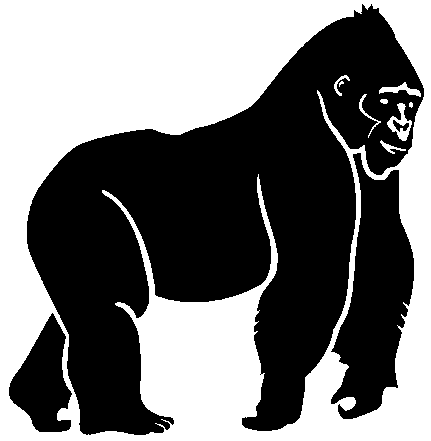
#> input picture Harambe.bmp, 431 x 441 px
$ jupyter execute --allow-errors BeamPropagation.ipynb   (shell and % lines are left out)
#> lines starting #> are read from the running program, lines starting #| are printed output that depends on the picture; after the words box and inside, x2 and y2 are one past the last pixel; in counts of white or black regions, pixels touching at a corner belong together
[cell 1]
import numpy as np
from numpy.fft import fft, ifft, fft2, ifft2, fftshift, ifftshift, fftfreq, fft
import matplotlib.pyplot as plt
import math
import imageio  # for GS algorithm test

# Define Propagator Object

[cell 2]
class Propagate():
    def __init__(self, wl, dat, x, y, z0):
        self.wl = wl
        self._dat = dat.astype(np.complex128)
        self.ndim = dat.ndim
        self.x = x
        self.y = y
        self.z0 = z0
        self.fx = fftfreq(x.size, x[1] - x[0])[:, np.newaxis]
        self.fy = fftfreq(y.size, y[1] - y[0])[np.newaxis, :]

    @property
    def dat(self):
        return np.copy(self._dat)

    @dat.setter
    def dat(self, newdat):
        self._dat = np.copy(newdat)

    def mask(self, mask):
        self._dat *= mask

    def lens(self, f):
        mask = np.exp(-1j*np.pi*(self.x[:, np.newaxis]**2 + self.y[np.newaxis, :]**2)/(self.wl*f))
        self.mask(mask)

    def propagate(self, z):
        kmat = fft2(fftshift(self._dat))
        tf = np.exp(1j*2*np.pi*np.sqrt(1/self.wl**2 - self.fx**2 - self.fy**2 + 0j)*(z - self.z0))
        kmat *= tf
        self._dat = ifftshift(ifft2(kmat))
        return self.dat

    def plot(self, fig=None, ax=None, **plotparams):
        if fig is None and ax is None:
            fig, ax = plt.subplots(1)
        ax.imshow(np.abs(self._dat.T)**2, extent=(self.x[0], self.x[-1], self.y[0], self.y[-1]), origin='lower', **plotparams)
        return fig, ax

# Test Propagator (Focus Gaussian beam)

[cell 3]
sigma = 1
x = np.linspace(-6*sigma, 6*sigma, 2**8)
y = np.linspace(-6*sigma, 6*sigma, 2**8)
X, Y = np.meshgrid(x, y, indexing='ij')
dat = np.exp(-(X**2 + Y**2)/(2*sigma**2))

[cell 4]
sim = Propagate(0.1, dat, x, y, 0)
sim.plot()
sim.lens(10)
sim.propagate(10)
sim.plot()
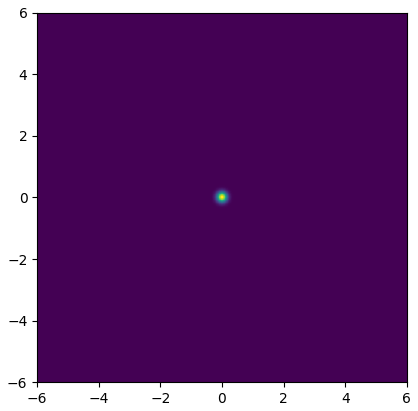
#> figure drawn by matplotlib, 1 panel

# Place aperture in beam

[cell 5]
dat_circle = np.copy(dat)
dat_circle[np.sqrt(X**2 + Y**2) > 0.5*sigma] = 0
sim = Propagate(0.1, dat_circle, x, y, 0)
sim.plot()
sim.lens(10)
sim.propagate(10)
sim.plot(clim=(0, 0.2))

# GS Algorithm Proof of Concept

[cell 6]
target = ~imageio.imread('Harambe.bmp')
#> target: shape (441, 431) bool; 53% white; 9 black regions (2 under 20 px), largest, box (x1, y1, x2, y2) and area: (0, 0, 431, 441) 88302, (387, 103, 412, 141) 366, (379, 82, 421, 97) 239
plt.imshow(target)
source = np.ones(target.shape)
source = source/np.sum(np.abs(source)**2)*np.sum(np.abs(target)**2)
#> source: shape (441, 431) float64; every value is 0.53

[cell 7]
Nattempts = 200
target_F = fftshift(target)
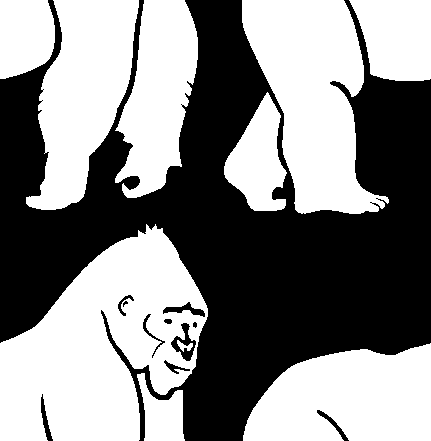
#> target_F: shape (441, 431) bool; 53% white; 11 black regions (2 under 20 px), largest, box (x1, y1, x2, y2) and area: (0, 0, 431, 441) 87930, (171, 323, 196, 361) 366, (163, 302, 205, 317) 239
source_F = fftshift(source)
target_FT = fft2(target_F)
source_FT = fft2(source_F)
target_A = np.abs(target_FT)
target_P = np.angle(target_FT)
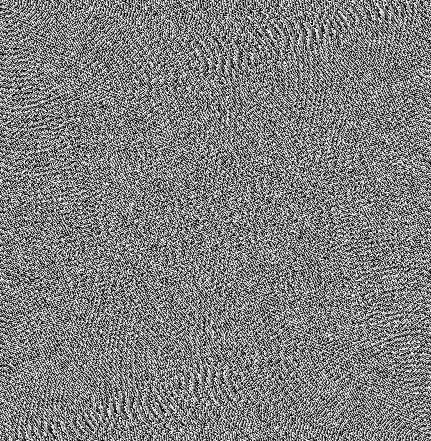
#> target_P: shape (441, 431) float64; min -3.14, max 3.14, mean 2.54e-17; drawn with min black and max white
source_A = np.abs(source_FT)
source_P = np.angle(source_FT)
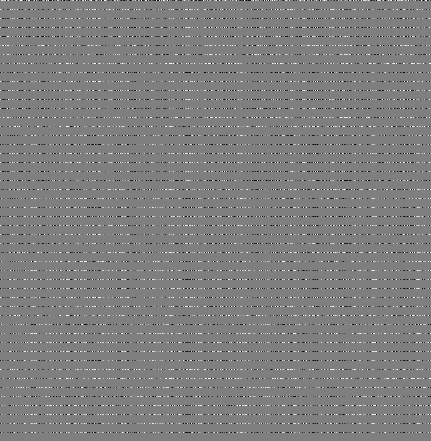
#> source_P: shape (441, 431) float64; min -3.14, max 3.14, mean 0.00295; drawn with min black and max white
a = ifft2(target_F)
for i in range(Nattempts):
    b = source_F * np.exp(1j*np.angle(a))
    c = fft2(b)
    d = target_F * np.exp(1j*np.angle(c))
    a = ifft2(d)

[cell 8]
x = ifftshift(fft2(source * np.exp(1j*np.angle(a))))
plt.imshow(np.abs(x)**2)
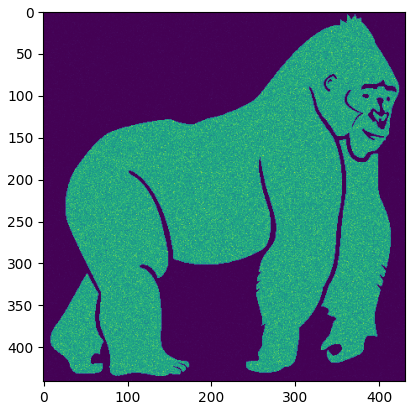
#> figure drawn by matplotlib, 1 panel

[cell 9]
a_binary = np.copy(a)
a_binary[np.abs(np.angle(a)) < np.pi/2] = 0
a_binary[np.abs(np.angle(a)) > np.pi/2] = -1

[cell 10]
x = ifftshift(fft2(source * np.exp(1j*np.angle(a_binary))))
plt.imshow(np.abs(x)**2)
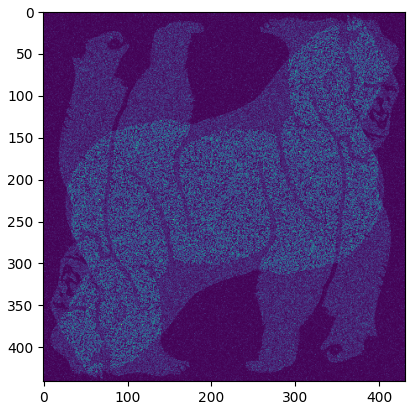
#> figure drawn by matplotlib, 1 panel

# Boring stuff

[cell 11]
def getfwhm(x, y):
    argmax = np.argmax(y)
    arghalfmax = np.argmin(np.abs(y - np.max(y)/2))
    return 2*np.abs(x[argmax] - x[arghalfmax])
wl = 177e-6
fwhm = 1
f = 300

x = np.linspace(-4*fwhm, 4*fwhm, 2**22)
sigma = fwhm/(2*np.sqrt(2*np.log(2)))
dat_in = np.exp(-x**2/(2*sigma**2))

fx = fftfreq(x.size, x[1] - x[0])
F = (1/wl**2 - fx**2).astype(complex)

dat = np.copy(dat_in).astype(complex)

lens = np.exp(-1j*np.pi*x**2/(wl*f))
otf = np.exp(1j*2*np.pi*np.sqrt(F)*f)
dat *= lens
dat_fft = fft(fftshift(dat))
dat_fft *= otf
dat = ifftshift(ifft(dat_fft))

plt.figure(1)
plt.plot(x, np.abs(dat_in)**2)
dat_fft = fft(fftshift(dat_in))
plt.figure(2)
plt.plot(x, np.abs(dat)**2)

print(getfwhm(x, np.abs(dat_in)))
print(getfwhm(x, np.abs(dat)))

print(4*np.log(2)*wl*f/(np.pi*fwhm))
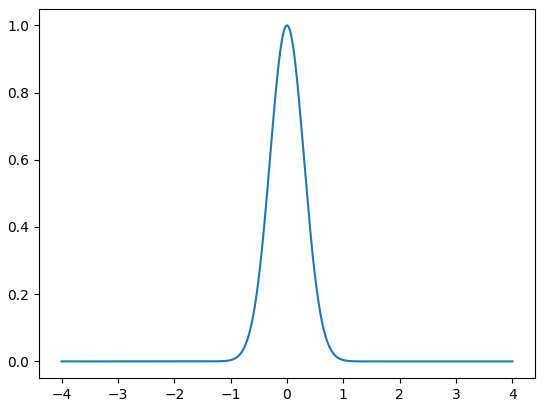
#> figure drawn by matplotlib, 1 panel; curve peaks at x = -9.54e-07, y = 1
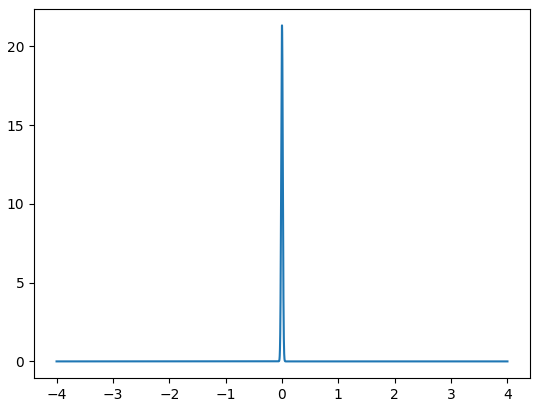
#> figure drawn by matplotlib, 1 panel; curve peaks at x = 9.54e-07, y = 21.34

[cell 12]
def getfwhm(x, y):
    argmax = np.argmax(y)
    arghalfmax = np.argmin(np.abs(y - np.max(y)/2))
    return 2*np.abs(x[argmax] - x[arghalfmax])
wl = 177e-6
fwhm = 2
f = 50.4
w = 0.003
d = 0.001

x = np.linspace(-4*fwhm, 4*fwhm, 2**19)
sigma = fwhm/(2*np.sqrt(2*np.log(2)))
dat_in = np.exp(-x**2/(2*sigma**2))

fx = fftfreq(x.size, x[1] - x[0])
F = (1/wl**2 - fx**2).astype(complex)

dat = np.copy(dat_in).astype(complex)

lens = np.exp(-1j*np.pi*x**2/(wl*f))
otf = np.exp(1j*2*np.pi*np.sqrt(F)*(f - d/2))
dat *= lens
dat_fft = fft(fftshift(dat))
dat_fft *= otf
dat = ifftshift(ifft(dat_fft))

aperture = np.zeros(x.size)
aperture[np.abs(x) < w/2] = 1
dz = 1e-4
otf = np.exp(1j*2*np.pi*np.sqrt(F)*dz)
for z in np.ones(int(round(d/dz)))*dz:
    dat *= aperture
    dat_fft = fft(fftshift(dat))
    dat_fft *= otf
    dat = ifftshift(ifft(dat_fft))

otf = np.exp(1j*2*np.pi*np.sqrt(F)*(f - d/2))
dat_fft = fft(fftshift(dat))
dat_fft = otf*dat_fft
dat = ifftshift(ifft(dat_fft))

plt.figure(1)
plt.plot(x, np.abs(dat_in)**2)
dat_fft = fft(fftshift(dat_in))
plt.figure(2)
plt.plot(x, np.abs(dat)**2)
#> figure, not shown here; curve peaks at x = -1.53e-05, y = 1
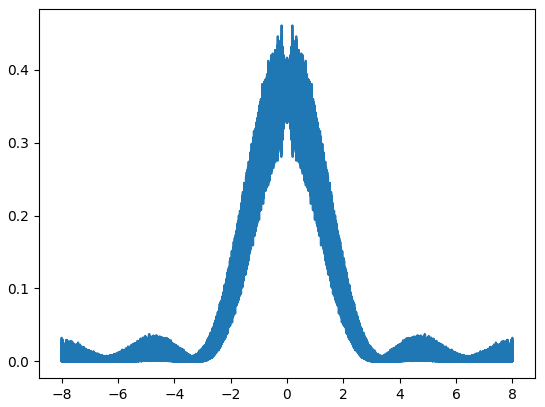
#> figure drawn by matplotlib, 1 panel; curve peaks at x = -0.192, y = 0.461

[cell 13]
print(getfwhm(x, np.abs(dat_in)**2))
print(getfwhm(x, np.abs(dat)**2))

[cell 14]
wl = 177e-6
x = np.linspace(-8, 8, 2**8)
y = np.copy(x)
fx = fftfreq(x.size, x[1] - x[0])
fy = fftfreq(y.size, y[1] - y[0])
fwhm = 5
sigma = fwhm/(2*np.sqrt(2*np.log(2)))
r = x[:, np.newaxis]**2 + y[np.newaxis, :]**2
dat_in = np.exp(-r/(2*sigma**2))
f = 10
#> (the rest of this cell did not finish here and is left out)

[cell 15]
x = np.linspace(-8, 8, 2**10)
y = np.linspace(-8, 8, 2**10)
# fwhm = 3
# sigma = fwhm/(2*np.sqrt(2*np.log(2)))
dat_in = np.zeros((x.size, y.size))
dat_in[np.sqrt(x[:, np.newaxis]**2 + y[np.newaxis, :]**2) < 1] = 1
beam = Propagate(177e-6, dat_in, x, y, 0)
beam.plot()
beam.lens(10)
beam.propagate(10)
beam.plot()

[cell 16]
t = np.linspace(-3, 3, 2**8)
y = np.sin(2*np.pi*1*t)
y_fft = np.abs(ifftshift(fft(fftshift(y))))**2
plt.plot(ifftshift(fftfreq(2**8, t[1] - t[0])), y_fft)
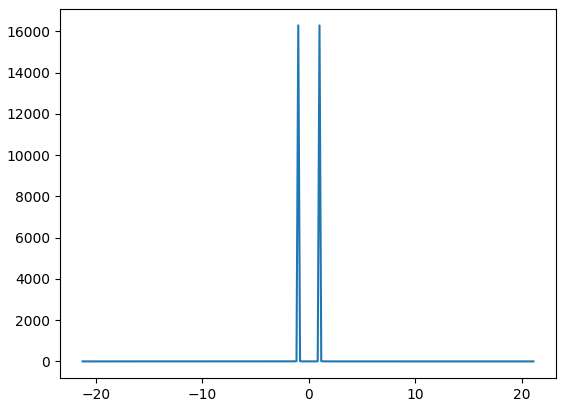
#> figure drawn by matplotlib, 1 panel; curve peaks at x = -0.996, y = 16290
